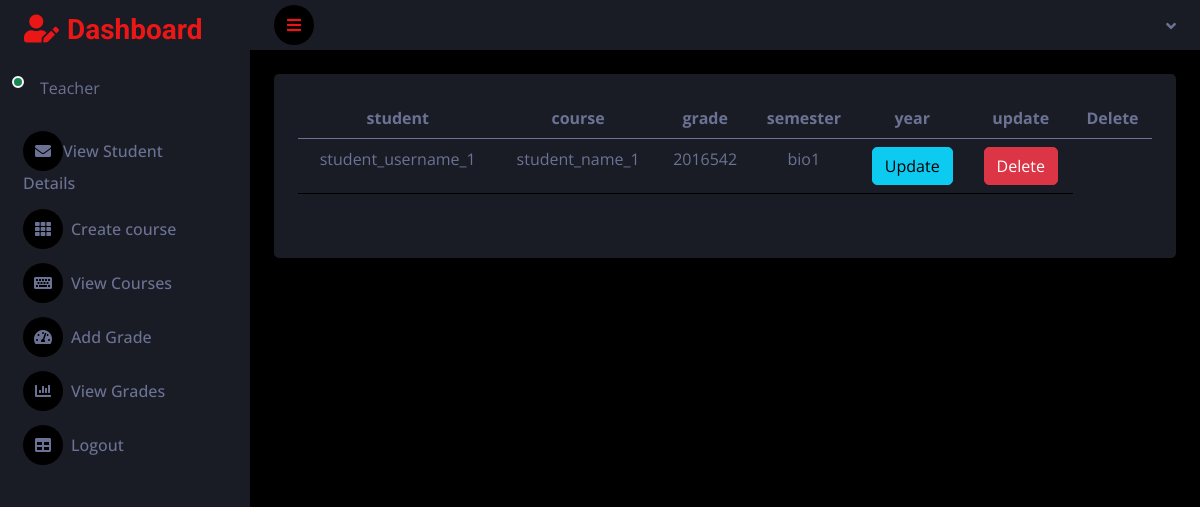
/teacher_view_student_details/, run on the app's committed database.
### grade_app/models.py (models this page shows, shortened)
class Student(models.Model):
    user = models.ForeignKey(User,on_delete=models.CASCADE)
    name = models.CharField(max_length=250)
    student_id = models.IntegerField(blank=True,null=True)
    bio = models.TextField()

### grade_app/teacher_views.py (the view)
# urls.py: path('teacher_view_student_details/',teacher_views.teacher_view_student_details,name='teacher_view_student_details'),
def teacher_view_student_details(request):
    student_objects = Student.objects.all()
    return render(request,'teacher/teacher_view_student_details.html',{'student_objects':student_objects})

### template/teacher/teacher_view_student_details.html
{% extends 'teacher/teacher_dash.html' %}
{% block content %}
<table class="table" >
  <thead>
    <tr>
      <th scope="col">student</th>
      <th scope="col">course</th>
      <th scope="col">grade</th>
      <th scope="col">semester</th>
      <th scope="col">year</th>
      <th scope="col">update</th>
      <th scope="col">Delete</th>
    </tr>
  </thead>
  <tbody>
  {% for i in student_objects %}
    <tr>
       <td>{{i.user}}</td>
      <td>{{i.name}}</td>
      <td>{{i.student_id}}</td>
      <td>{{i.bio}}</td>
      <td><a href="{% url 'teacher_update_student_details' i.id %}"><button class="btn btn-info">Update</button></a></td>
      <td>
          <a href="{% url 'teacher_delete_student_details' i.id %}" class="btn btn-danger" onclick="confirm_delete()">Delete</a>
      </td>
    </tr>
  {% endfor %}
  </tbody>
</table>
{% endblock %}

### static/dash/css/style.css (style rules this page uses)
:root { --primary: #EB1616; --secondary: #191C24; --light: #6C7293; --dark: #000000; }
.btn { transition: .5s; }

### data on the page
Student: user "student_username_1", name "student_name_1", student_id "2016542", bio "bio1"
